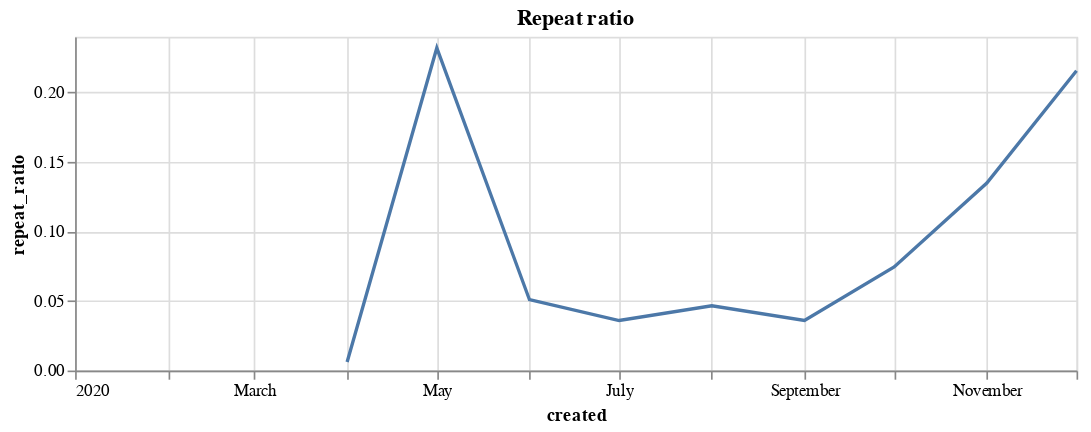

The notebook cell saved with this chart:
### Markdown cell above
Further, let's focus only on automated tickets. Below chart shows the ratio of repeated tickets in all automated tickets.

### Code cell
# take only automated tickets and group only by date
cbs_m_ovr = (
    cbs_m.loc[cbs_m["type"] == "total"].groupby("created")["count"].sum().reset_index()
)
cbs_u_ovr = (
    cbs_u.loc[cbs_u["automated"] == True]
    .groupby("created")["count"]
    .sum()
    .reset_index()
)

# join both on created month and get the percentage of repeated tickets
cbs_c = pd.merge(cbs_m_ovr, cbs_u_ovr, on="created", how="left")
cbs_c["repeat_ratio"] = cbs_c["count_y"] / cbs_c["count_x"]

# draw chart
source = cbs_c
alt.Chart(source).mark_line().encode(
    x="created:T", y=alt.Y("repeat_ratio:Q")
).properties(width=600, height=200, title="Repeat ratio").display()

### Figure 1 — Vega-Lite specification as saved in the notebook (floating-point values rounded to 4 significant figures)
{"config": {"view": {"continuousWidth": 400, "continuousHeight": 300}}, "data": {"name": "data-923be2a527bfee450df79ed38750e177"}, "mark": "line", "encoding": {"x": {"type": "temporal", "field": "created"}, "y": {"type": "quantitative", "field": "repeat_ratio"}}, "height": 200, "title": "Repeat ratio", "width": 600, "$schema": "https://vega.github.io/schema/vega-lite/v4.8.1.json", "datasets": {"data-923be2a527bfee450df79ed38750e177": [{"created": "2020-01", "count_x": 2030, "count_y": null, "repeat_ratio": null}, {"created": "2020-02", "count_x": 1417, "count_y": null, "repeat_ratio": null}, {"created": "2020-03", "count_x": 1846, "count_y": null, "repeat_ratio": null}, {"created": "2020-04", "count_x": 1474, "count_y": 9.0, "repeat_ratio": 0.006106}, {"created": "2020-05", "count_x": 3376, "count_y": 783.0, "repeat_ratio": 0.2319}, {"created": "2020-06", "count_x": 2239, "count_y": 114.0, "repeat_ratio": 0.05092}, {"created": "2020-07", "count_x": 1808, "count_y": 65.0, "repeat_ratio": 0.03595}, {"created": "2020-08", "count_x": 1526, "count_y": 71.0, "repeat_ratio": 0.04653}, {"created": "2020-09", "count_x": 1779, "count_y": 64.0, "repeat_ratio": 0.03598}, {"created": "2020-10", "count_x": 2068, "count_y": 154.0, "repeat_ratio": 0.07447}, {"created": "2020-11", "count_x": 3087, "count_y": 416.0, "repeat_ratio": 0.1348}, {"created": "2020-12", "count_x": 3994, "count_y": 861.0, "repeat_ratio": 0.2156}]}}
